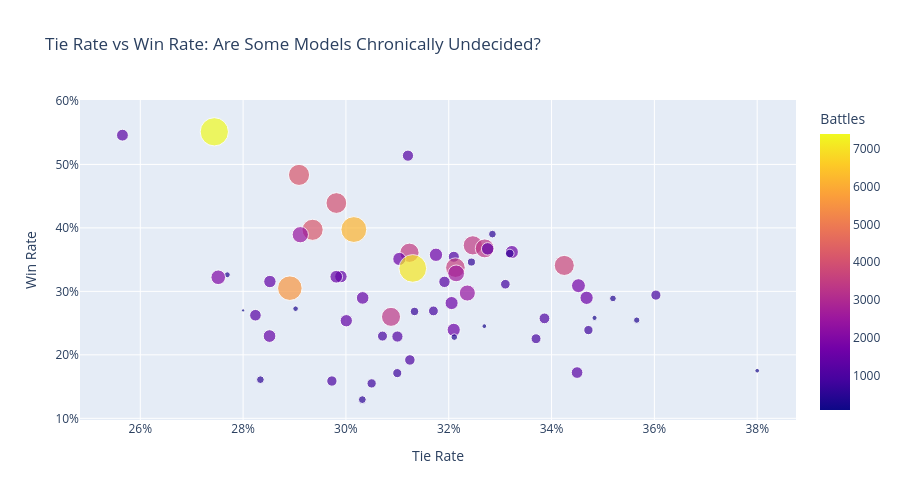

Notebook code for this chart:
### Markdown cell above
## Chapter 5: The Tie Puzzle
Nearly 1 in 3 battles ends in a tie. Which models produce the most indecisive outcomes — and why?

### Code cell
# Tie rate vs win rate — the tradeoff
fig = px.scatter(
    reliable,
    x='tie_rate', y='win_rate',
    size='total',
    color='total',
    color_continuous_scale='Plasma',
    hover_name='model',
    hover_data={'total': True, 'win_rate': ':.1%', 'tie_rate': ':.1%'},
    labels={'tie_rate': 'Tie Rate', 'win_rate': 'Win Rate', 'total': 'Battles'},
    title='Tie Rate vs Win Rate: Are Some Models Chronically Undecided?'
)

fig.update_layout(
    height=500,
    xaxis=dict(tickformat='.0%'),
    yaxis=dict(tickformat='.0%')
)
fig.show()

high_tie = reliable.nlargest(5, 'tie_rate')[['model','tie_rate','win_rate','total']]
print("\n💡 Top 5 models with highest tie rates:")
for _, r in high_tie.iterrows():
    print(f"   {r['model']}: {r['tie_rate']:.1%} tie rate, {r['win_rate']:.1%} win rate")
print("\n   High tie rates often signal that these models are close in quality to their opponents,")
print("   OR that their responses are generic enough that humans can't differentiate.")

### Figure 1 — Plotly figure (JSON) as saved in the notebook; plotly's stock layout.template omitted (floating-point values rounded to 4 significant figures)
{"data": [{"customdata": [[7387], [1302], [1160], [4122], [3978], [6165], [4136], [551], [2456], [3428], [3315], [1447], [1580], [3448], [684], [1644], [1134], [1598], [598], [3720], [3545], [7083], [2607], [325], [1438], [1486], [1977], [1420], [1200], [861], [1793], [5583], [2401], [952], [1632], [1474], [412], [1591], [286], [100], [899], [667], [1250], [3352], [244], [1072], [373], [1403], [208], [1617], [795], [1494], [928], [1158], [408], [914], [1021], [200], [1261], [771], [547], [989], [800], [564]], "hovertemplate": "<b>%{hovertext}</b><br><br>Tie Rate=%{x:.1%}<br>Win Rate=%{y:.1%}<br>Battles=%{marker.color}<extra></extra>", "hovertext": ["gpt-4-1106-preview", "gpt-3.5-turbo-0314", "gpt-4-0125-preview", "gpt-4-0314", "claude-1", "gpt-4-0613", "claude-instant-1", "qwen1.5-72b-chat", "claude-2.0", "llama-2-70b-chat", "mistral-medium", "yi-34b-chat", "wizardlm-13b", "vicuna-13b", "guanaco-33b", "wizardlm-70b", "starling-lm-7b-alpha", "koala-13b", "mpt-30b-chat", "vicuna-33b", "mixtral-8x7b-instruct-v0.1", "gpt-3.5-turbo-0613", "llama-2-13b-chat", "nous-hermes-2-mixtral-8x7b-dpo", "gemini-pro", "gemini-pro-dev-api", "palm-2", "pplx-70b-online", "tulu-2-dpo-70b", "gpt-3.5-turbo-0125", "llama-2-7b-chat", "claude-2.1", "zephyr-7b-beta", "openhermes-2.5-mistral-7b", "openchat-3.5", "codellama-34b-instruct", "zephyr-7b-alpha", "vicuna-7b", "falcon-180b-chat", "mistral-7b-instruct-v0.2", "solar-10.7b-instruct-v1.0", "llama2-70b-steerlm-chat", "pplx-7b-online", "gpt-3.5-turbo-1106", "openchat-3.5-0106", "qwen-14b-chat", "dolphin-2.2.1-mistral-7b", "alpaca-13b", "qwen1.5-7b-chat", "mistral-7b-instruct", "deepseek-llm-67b-chat", "oasst-pythia-12b", "mpt-7b-chat", "RWKV-4-Raven-14B", "gpt4all-13b-snoozy", "stripedhyena-nous-7b", "fastchat-t5-3b", "qwen1.5-4b-chat", "chatglm-6b", "stablelm-tuned-alpha-7b", "llama-13b", "chatglm3-6b", "dolly-v2-12b", "chatglm2-6b"], "legendgroup": "", "marker": {"color": [7387, 1302, 1160, 4122, 3978, 6165, 4136, 551, 2456, 3428, 3315, 1447, 1580, 3448, 684, 1644, 1134, 1598, 598, 3720, 3545, 7083, 2607, 325, 1438, 1486, 1977, 1420, 1200, 861, 1793, 5583, 2401, 952, 1632, 1474, 412, 1591, 286, 100, 899, 667, 1250, 3352, 244, 1072, 373, 1403, 208, 1617, 795, 1494, 928, 1158, 408, 914, 1021, 200, 1261, 771, 547, 989, 800, 564], "coloraxis": "coloraxis", "size": [7387, 1302, 1160, 4122, 3978, 6165, 4136, 551, 2456, 3428, 3315, 1447, 1580, 3448, 684, 1644, 1134, 1598, 598, 3720, 3545, 7083, 2607, 325, 1438, 1486, 1977, 1420, 1200, 861, 1793, 5583, 2401, 952, 1632, 1474, 412, 1591, 286, 100, 899, 667, 1250, 3352, 244, 1072, 373, 1403, 208, 1617, 795, 1494, 928, 1158, 408, 914, 1021, 200, 1261, 771, 547, 989, 800, 564], "sizemode": "area", "sizeref": 18.47, "symbol": "circle"}, "mode": "markers", "name": "", "orientation": "v", "showlegend": false, "type": "scatter", "x": [0.2744, 0.2565, 0.3121, 0.2909, 0.2981, 0.3015, 0.2935, 0.3285, 0.2911, 0.3247, 0.327, 0.3276, 0.3323, 0.3124, 0.3319, 0.3175, 0.321, 0.3104, 0.3244, 0.3425, 0.3213, 0.313, 0.3214, 0.2769, 0.299, 0.2981, 0.2752, 0.2852, 0.3192, 0.331, 0.3452, 0.2891, 0.3236, 0.3603, 0.3468, 0.3033, 0.3519, 0.3206, 0.2902, 0.28, 0.317, 0.3133, 0.2824, 0.3088, 0.3484, 0.3386, 0.3566, 0.3001, 0.3269, 0.321, 0.3472, 0.2851, 0.3071, 0.31, 0.3211, 0.337, 0.3124, 0.38, 0.345, 0.31, 0.2834, 0.2973, 0.305, 0.3032], "xaxis": "x", "y": [0.5514, 0.5461, 0.5138, 0.4835, 0.4392, 0.3974, 0.397, 0.3902, 0.3893, 0.3725, 0.3677, 0.367, 0.362, 0.3608, 0.3596, 0.3577, 0.3545, 0.3511, 0.3462, 0.3409, 0.3374, 0.3362, 0.3283, 0.3262, 0.3234, 0.323, 0.3222, 0.3155, 0.315, 0.3113, 0.309, 0.305, 0.2974, 0.2941, 0.2898, 0.2897, 0.2888, 0.2816, 0.2727, 0.27, 0.2692, 0.2684, 0.2624, 0.2598, 0.2582, 0.2575, 0.2547, 0.2537, 0.2452, 0.2393, 0.239, 0.2296, 0.2295, 0.2288, 0.2279, 0.2254, 0.192, 0.175, 0.1721, 0.1712, 0.1609, 0.1587, 0.155, 0.1294], "yaxis": "y"}], "layout": {"coloraxis": {"colorbar": {"title": {"text": "Battles"}}, "colorscale": [[0, "#0d0887"], [0.1111, "#46039f"], [0.2222, "#7201a8"], [0.3333, "#9c179e"], [0.4444, "#bd3786"], [0.5556, "#d8576b"], [0.6667, "#ed7953"], [0.7778, "#fb9f3a"], [0.8889, "#fdca26"], [1, "#f0f921"]]}, "height": 500, "legend": {"itemsizing": "constant", "tracegroupgap": 0}, "title": {"text": "Tie Rate vs Win Rate: Are Some Models Chronically Undecided?"}, "xaxis": {"anchor": "y", "domain": [0, 1], "tickformat": ".0%", "title": {"text": "Tie Rate"}}, "yaxis": {"anchor": "x", "domain": [0, 1], "tickformat": ".0%", "title": {"text": "Win Rate"}}}}
